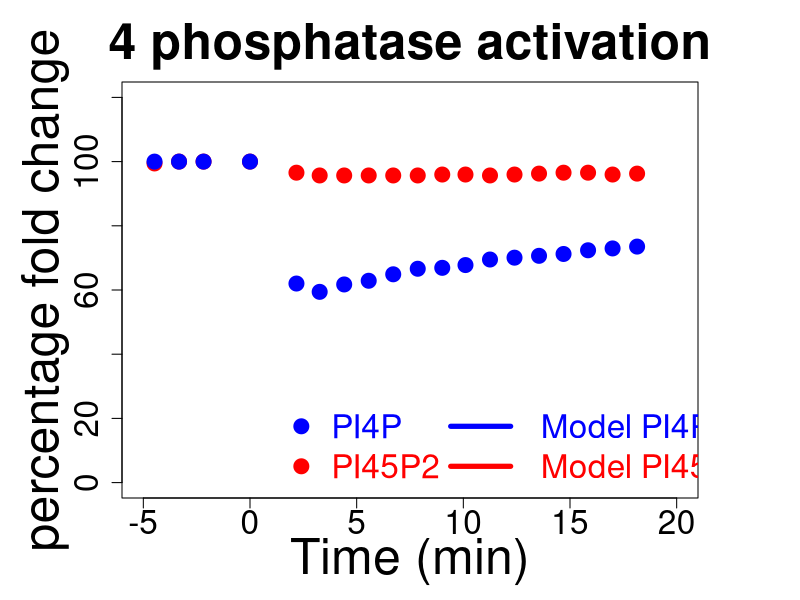

The R source for this figure: (Note: this script raises an error after producing the figure.)
### Please run model first ###


### Vernai_4_45_data ###

# tiff("P2F2_Fig_2_Vernai_1.tiff", height = 20, width = 34, units = 'cm',compression = "lzw", res = 300)

Vernai_data_4_phosphatase = read.csv("Varnai_data_4_phosphatase_PI4P_PI45P2.csv")
par(mar=c(5,6,4,5)+.1)
plot(Vernai_data_4_phosphatase$X,Vernai_data_4_phosphatase$PI45P2,
	type='p',col='red',pch=19,
	xlim=c(-5,20),ylim=c(0,120),
	main='4 phosphatase activation',
	xlab='Time (min)',ylab='percentage fold change',
	cex=2, cex.main=3, cex.lab=3, cex.axis=2
	)
points(Vernai_data_4_phosphatase$X,Vernai_data_4_phosphatase$PI4P,type='p',col='blue',pch=19,cex=2)
legend(x=1,y=30,legend=c('PI4P','PI45P2'),pch=c(19,19),col=c('blue','red'),text.col=c('blue','red'),bty = "n",cex=2)
legend(x=8,y=30,legend=c('Model PI4P','Model PI45P2'),lty=1,lwd=5,col=c('blue','red'),text.col=c('blue','red'),bty = "n",cex=2)



# Insert the number of time units that the simulation will run
tmax=2000
# Insert the step of the simulation
tstep=1
t=seq(0,tmax+1,tstep) 	# time

# Finaly remove the # form the front of all the next code lines
# On the first column put the time of the perturbation
ptime=c(0,1000,1004,max(t));
# On the second column put the variables to be altered. (ex: 'X')
pvar=c('novar','SAC1','SAC1','novar')
# On the third the new value for the variable.
pval=c(NA,
	parameters[names(parameters)=='SAC1']*8,
	parameters[names(parameters)=='SAC1']*2,
	NA)
perturbations=data.frame(time=ptime,var=pvar,val=pval)
perturbations


out = Cruncher(state,t,equations,parameters,perturbations)						# no perturbations			# with perturbations
# edit(out)
# View(out)

# normalized graphs
stst=out[150,]						# getting steady state at time 500
out_n=cbind(time=out[1],out[,2:ncol(out)])
tail(out_n)
out_norm=out[,1]						# creating matrix out_norm to store the normalized information
for (i in 2:ncol(out))
	{
	newc=c(out_n[,i]/as.numeric(stst[i]))	# normalizing to steady state got at time 500
	out_norm=cbind(out_norm,newc)			# storing normalized information
	}
colnames(out_norm)=colnames(out)
head(out_norm)
# View(out_norm)

points((out_norm[995:1020,1]-1000),out_norm[995:1020,7]*100,type='l',col='red',lwd='5')
points((out_norm[995:1020,1]-1000),out_norm[995:1020,4]*100,type='l',col='blue',lwd='5')

# dev.off()





### Please run model first ###


### Vernai_4_45_data ###
Vernai_data_5_phosphatase = read.csv("Varnai_data_5_phosphatase_PI4P_PI45P2.csv")

# tiff("P2F2_Fig_2_Vernai_2.tiff", height = 20, width = 34, units = 'cm',compression = "lzw", res = 300)

par(mar=c(5,6,4,5)+.1)
plot(Vernai_data_5_phosphatase$X,Vernai_data_5_phosphatase$PI45P2,
	type='p',col='red',pch=19,
	xlim=c(-5,20),ylim=c(0,120),
	main='5 phosphatase activation',
	xlab='Time (min)',ylab='percentage fold change',
	cex.main=3, cex.lab=3, cex.axis=2, cex=2
	)
points(Vernai_data_5_phosphatase$X,Vernai_data_5_phosphatase$PI4P,type='p',col='blue',pch=19,cex=2)
legend(x=1,y=30,legend=c('PI4P','PI45P2'),pch=c(19,19),col=c('blue','red'),text.col=c('blue','red'),bty = "n",cex=2)
legend(x=8,y=30,legend=c('Model PI4P','Model PI45P2'),lty=1,lwd=5,col=c('blue','red'),text.col=c('blue','red'),bty = "n",cex=2)



# Insert the number of time units that the simulation will run
tmax=2000
# Insert the step of the simulation
tstep=1
t=seq(0,tmax+1,tstep) 	# time

# Finaly remove the # form the front of all the next code lines
# On the first column put the time of the perturbation
ptime=c(0,1000,max(t));
# On the second column put the variables to be altered. (ex: 'X')
pvar=c('novar','SYNJ','novar')
# On the third the new value for the variable.
pval=c(NA,
	parameters[names(parameters)=='SYNJ']*6,
	NA)
perturbations=data.frame(time=ptime,var=pvar,val=pval)
perturbations


out = Cruncher(state,t,equations,parameters,perturbations)						# no perturbations			# with perturbations
# edit(out)
# View(out)

# normalized graphs
stst=out[150,]						# getting steady state at time 500
out_n=cbind(time=out[1],out[,2:ncol(out)])
tail(out_n)
out_norm=out[,1]						# creating matrix out_norm to store the normalized information
for (i in 2:ncol(out))
	{
	newc=c(out_n[,i]/as.numeric(stst[i]))	# normalizing to steady state got at time 500
	out_norm=cbind(out_norm,newc)			# storing normalized information
	}
colnames(out_norm)=colnames(out)
head(out_norm)
# View(out_norm)

points((out_norm[995:1020,1]-1000),out_norm[995:1020,7]*100,type='l',col='red',lwd='5')
points((out_norm[995:1020,1]-1000),out_norm[995:1020,4]*100,type='l',col='blue',lwd='5')

# dev.off()





